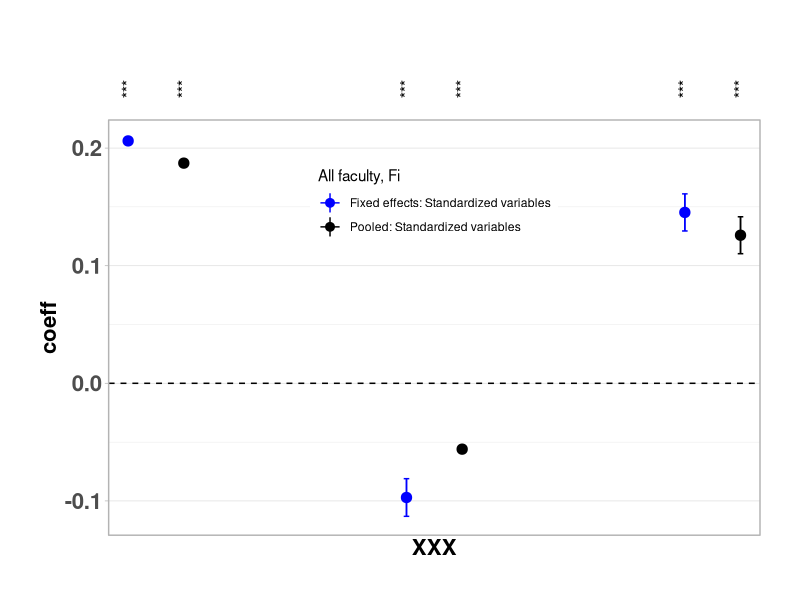

R code for this plot:
### Plot figure 6A
library(ggplot2)
library(grid)

coeffAllNoFE <- c(0.1872, -0.0560, 0.1259)
sdAllNoFE <- c(0.0016, 0.0018, 0.0157)

coeffAllFE <- c(0.2061, -0.0971, 0.1453)
sdAllFE <- c(0.00173, 0.01601, 0.01578)

coeffAll <- c(coeffAllFE, coeffAllNoFE)
sdAll <- c(sdAllFE, sdAllNoFE)

df <- data.frame(
    x = c(c(4, 14, 24), c(6, 16, 26)),
    coeff = coeffAll,
    group = factor(c(1, 1, 1, 0, 0 ,0), levels=c(0, 1)),
    color = factor(c("blue", "blue", "blue", "black", "black", "black"), levels=c("blue", "black")),
    upper = coeffAll + sdAll,
    lower = coeffAll - sdAll
)

plotA <- ggplot(df)

# Pointranges
plotA <- plotA + geom_pointrange(aes(x=x, y=coeff, ymin = lower, ymax = upper, group=group, colour=color), fatten = 5)
plotA <- plotA +
    geom_errorbar(aes(x=x, ymin = lower, ymax = upper, group=group, colour=color), width = 0.2) +
    geom_hline(yintercept=0, linetype=2) 

# Axis Label
# plotA <- plotA + xlab("") + ylab("Regression Coefficients")

# Labels
x_breaks <- c("5.0", "15.0", "25.0")
x_labs <- c("Coauthors",
             "Author age",
             "Cross-disc."
)
plotA <- plotA + scale_x_discrete(name="XXX", breaks=x_breaks, labels=x_labs)

plotA

# Themes
plotA <- plotA + theme_light() +
    theme(axis.text.x = element_text(size=16, face="bold",family="serif" ),
          axis.text.y = element_text(size=16, face="bold" ),
          axis.title = element_text(size=16, face="bold" ),
          plot.margin = unit(c(6,2,2,2), "lines") ) 

# Annotation: Significant level
tg <- textGrob("***", rot = 90)
plotA <- plotA + 
    annotation_custom(grob = tg,  xmin = 4, xmax = 4, ymin = 0.25, ymax = 0.25) +
    annotation_custom(grob = tg,  xmin = 6, xmax = 6, ymin = 0.25, ymax = 0.25) +
    annotation_custom(grob = tg,  xmin = 14, xmax = 14, ymin = 0.25, ymax = 0.25) + 
    annotation_custom(grob = tg,  xmin = 16, xmax = 16, ymin = 0.25, ymax = 0.25) +
    annotation_custom(grob = tg,  xmin = 24, xmax = 24, ymin = 0.25, ymax = 0.25) + 
    annotation_custom(grob = tg,  xmin = 26, xmax = 26, ymin = 0.25, ymax = 0.25)

# Legend
plotA <- plotA + theme(legend.position=c(.5, .8))


plotA <- plotA + scale_color_manual(values=c("blue", "black"),
                                     name="All faculty, Fi",
                                     breaks=c("blue", "black"),
                                     labels=c("Fixed effects: Standardized variables", 
                                                "Pooled: Standardized variables"))

gt <- ggplot_gtable(ggplot_build(plotA))
gt$layout$clip[gt$layout$name=="panel"] <- "off"
grid.draw(gt)

